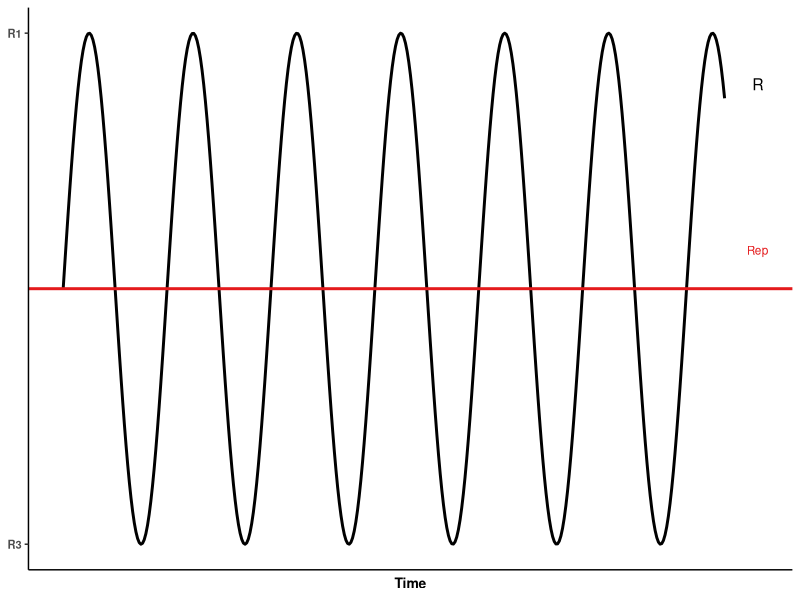
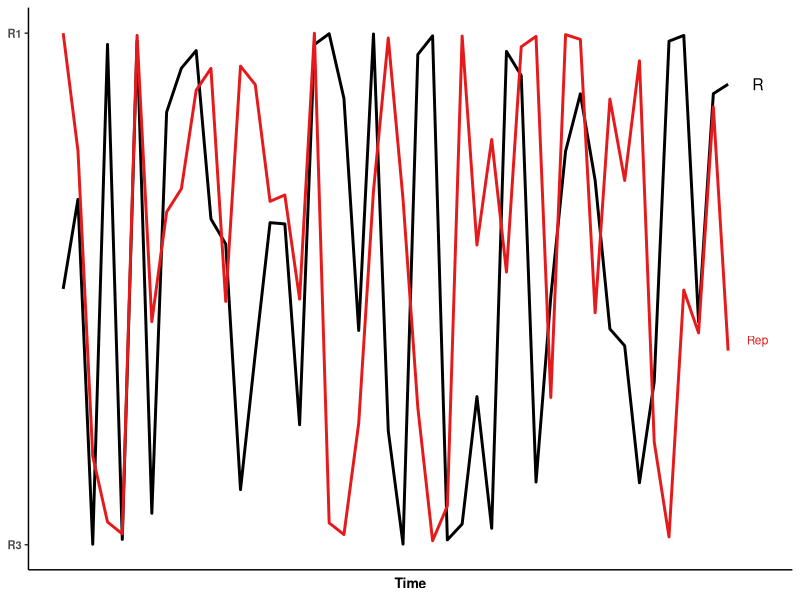
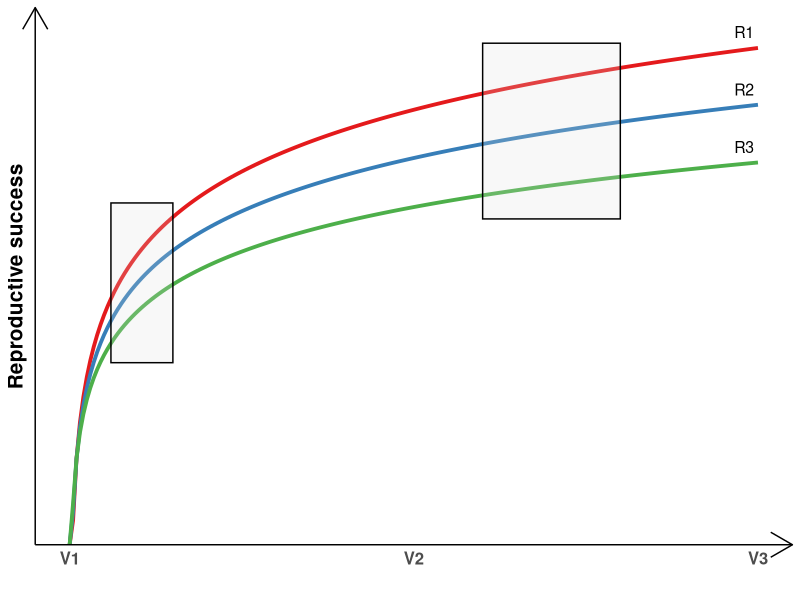
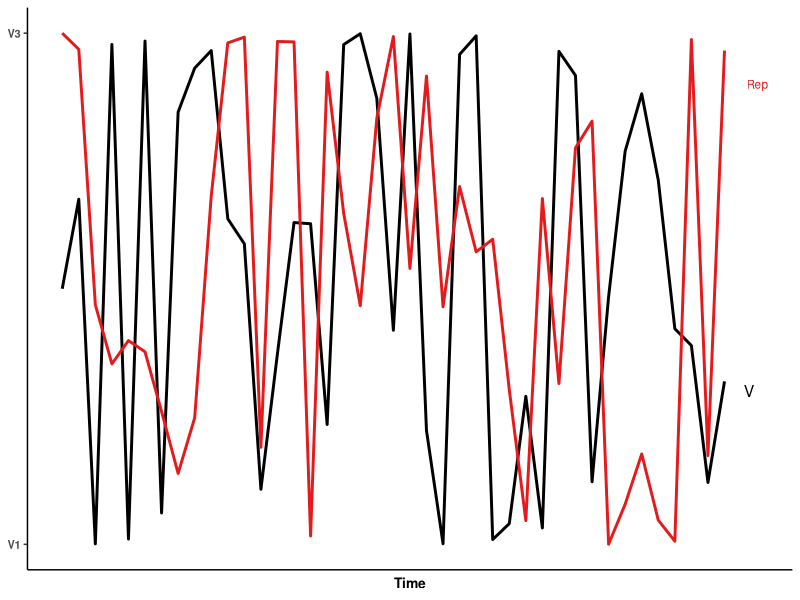
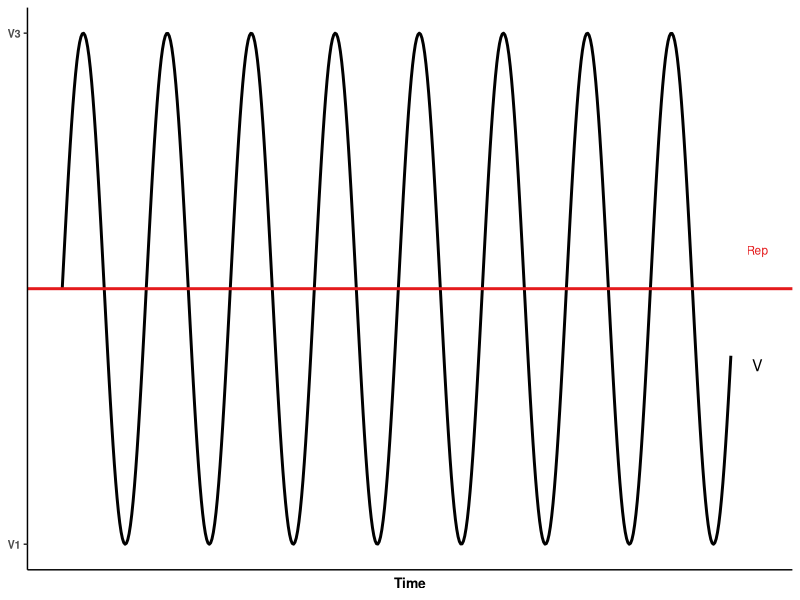

Write the R code that produced these figures, in order. (Note: this script raises an error after producing the figures.)

library(ggplot2)


#First dataset RED
s1 <- seq(from=0, to=100, by=0.5)
l1 = log(s1, base = 6)
d1 = data.frame(l1, s1)


#Second dataset BLUE
s2 <- seq(from=0, to=100, by=0.5)
l2 = log(s2, base = 8)
d2 = data.frame(l2, s2)

#Third dataset GREEN
s3 <- seq(from=0, to=100, by=0.5)
l3 = log(s3, base = 12)
d3 = data.frame(l3, s3)



to=ggplot(d1, aes(s1, l1)) +
  geom_line(color = "#e41a1c", size=1.3) +
  geom_line(data =  d2, aes(s2,l2), color = "#377eb8",size=1.3) +
  geom_line(data =  d3, aes(s3,l3), color = "#4daf4a",size=1.3) +
  ylab("Reproductive success")+
  labs(x = "") +
  theme_classic()+
  theme(axis.text.y=element_blank(),
        axis.ticks.y=element_blank())+
  scale_x_continuous(breaks=seq(from= 0, to= 100, by = 50), labels=c("V1","V2","V3"))+
  theme(text = element_text(size=15,face="bold"))+
  theme(axis.ticks.x=element_blank())+
  annotate("rect", xmin = c(6, 60), xmax = c(15,80), ymin = c(0.6, 1.5), 
           ymax = c(1.6, 2.6), linetype = 1, fill="gray88", alpha=0.2, colour = "black") +
  annotate("text", x = c(98, 98,98), y = c(2.67, 2.31,1.95), label = c("R1", "R2", "R3"), size=4)+
  theme(axis.line.x = element_line(arrow = arrow()))+
  theme(axis.line.y = element_line(arrow = arrow()))



##################################
x <- seq(0, 40, by = 0.1)
y1 <- sin(x)

da1 <- data.frame( x, y1)


R_1=ggplot(da1, aes(x, y1))+
  geom_line( size=1) +
  geom_hline(yintercept=0, color= "#e41a1c", size=1) +
  theme_classic() +
  xlab("Time") +
  theme(axis.text.x=element_blank(),
        axis.ticks.x=element_blank()) + 
  scale_y_continuous(breaks=seq(from= -1, to= 1, by = 2), labels=c("R3","R1"))+
  theme(text = element_text(size=10, face="bold"))+
  theme(axis.title.y = element_blank()) +
  annotate("text", x = 42, y = 0.15, label = "Rep", size=3,color="#e41a1c")+
  annotate("text", x = 42, y = 0.8, label = "R", size=4)



###################################

x2 <- seq(0, 40, by = 1)
set.seed(4)
x3=runif(x2, min = 0, max = 40)
y2 <- sin(x2 *x3)
y3 = cos(x2 *x3)

da2 <- data.frame(x2, y2)
da3 = data.frame(x2,y3)

v_1=ggplot(da2, aes(x2, y2))+
  geom_line( size=1) +
  geom_line(data =  da3, aes(x2,y3), color = "#e41a1c",size=1)+
  theme_classic() +
  xlab("Time")+
  theme(axis.text.x=element_blank(),
        axis.ticks.x=element_blank())+ 
  scale_y_continuous(breaks=seq(from= -1, to= 1, by = 2), labels=c("V1","V3"))+
  theme(text = element_text(size=10, face="bold"))+
  theme(axis.title.y = element_blank())+
  annotate("text", x = 42, y = 0.8, label = "Rep", size=3, color="#e41a1c")+
  annotate("text", x = 41.5, y = -0.4, label = "V", size=4)




######################
x3 <- seq(0, 50, by = 0.1)
y3 <- sin(x3)

da3 <- data.frame(x3, y3)


v_2=ggplot(da3, aes(x3, y3))+
  geom_line( size=1) +
  geom_hline(yintercept=0, color= "#e41a1c", size=1) +
  theme_classic() +
  xlab("Time") +
  theme(axis.text.x=element_blank(),
        axis.ticks.x=element_blank()) + 
  scale_y_continuous(breaks=seq(from= -1, to= 1, by = 2), labels=c("V1","V3"))+
  theme(text = element_text(size=10, face="bold"))+
  theme(axis.title.y = element_blank()) +
  annotate("text", x = 52, y = 0.15, label = "Rep", size=3,color="#e41a1c")+
  annotate("text", x = 52, y = -0.3, label = "V", size=4)



########################################
x4 <- seq(0, 45, by = 1)
set.seed(4)
x5=runif(x4, min = 0, max = 40)
y4 <- sin(x4 *x5)
y5 = cos(x4 *x4)

da4 <- data.frame(x4, y4)
da5 = data.frame(x4,y5)

R_2=ggplot(da4, aes(x4, y4))+
  geom_line( size=1) +
  geom_line(data =  da5, aes(x4,y5), color = "#e41a1c",size=1)+
  theme_classic() +
  xlab("Time")+
  theme(axis.text.x=element_blank(),
        axis.ticks.x=element_blank())+ 
  scale_y_continuous(breaks=seq(from= -1, to= 1, by = 2), labels=c("R3","R1"))+
  theme(text = element_text(size=10, face="bold"))+
  theme(axis.title.y = element_blank())+
  annotate("text", x = 47, y = -0.2, label = "Rep", size=3, color="#e41a1c")+
  annotate("text", x = 47, y = 0.8, label = "R", size=4)


########################################




design= c(area(1,1,1,2),
          area(2,1))


(to + (R_2 /v_2) + plot_layout( widths = c(3, 1)))/ (((v_1 + plot_spacer())/ (R_1 + plot_spacer()))) + plot_layout(design = design)
